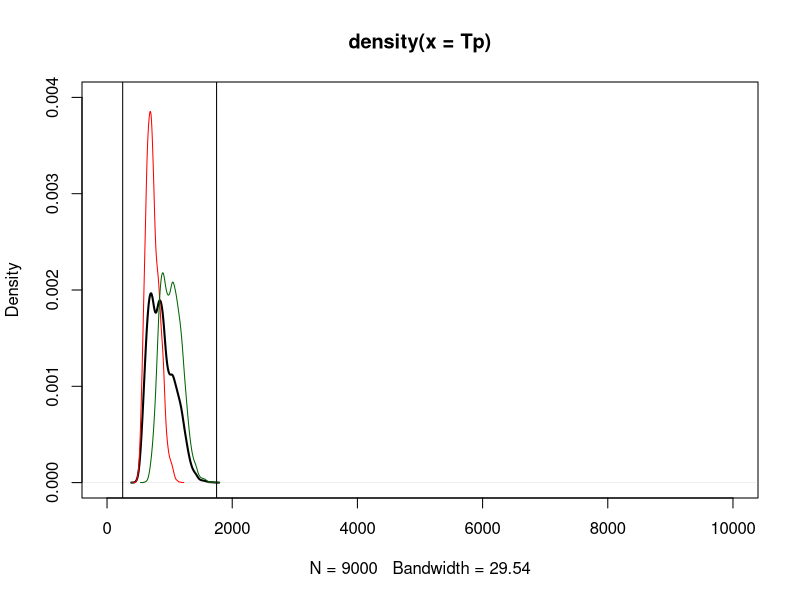
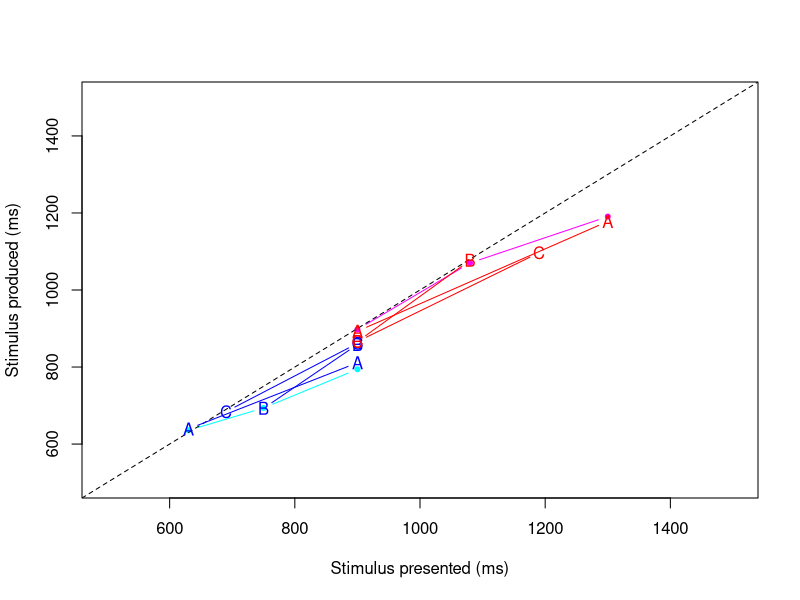

Source code (R) for these figures, in order:
require(plyr)
require(data.table)
#require(Cairo)
#CairoWin()
# Uncomment the previous two lines to use the Cairo package. This will prompt a new window
# where the plot, antialiased, will be generated, as RStudio for Windows does not antialise plots.

# Parameters
params <- list(
  a = 1.1, 
  b = 0.015, 
  t0 = 11,
  decay = 0.5,
  tau = 20,
  subjects = 50, 
  numBlocks = 2,
  trials = 90,
  groups = c("a", "b", "c")
)

# Check if value is even, returns 1 if TRUE, returns 2 if FALSE:
is.even <- function(number){
  if(number %% 2 == 0){
    1
  }
  else{
    2
  }
}

# Act-R noise
actr.noise <- function(sd,n=1) {
  rand <- runif(n,min=0.0001,max=0.9999)
  sd * log((1 - rand ) / rand)
}

# Miliseconds to pulses
msecToPulses <- function(t) {
  tick <- params$t0
  timeCounter <- tick
  tickCounter <- 0
  while(timeCounter <= t){
    sd <- params$b * params$a * tick
    tick <- params$a * tick + actr.noise(sd)
    timeCounter <- timeCounter + tick
    tickCounter <- tickCounter + 1
  }
  tickCounter
}

# Pulses to miliseconds
pulsesToMsec <- function(p) {
  timeCounter <- 0
  tick <- params$t0
  while(p > 0){
    sd <- params$b * params$a * tick
    tick <- params$a * tick + actr.noise(sd)  
    timeCounter <- timeCounter + tick
    p <- p - 1
  }
  timeCounter
}

# Setting up the basics of the experiment  
setupExperiment <- function(currentSubject){
  time <- 0 #Real time on the experiment
  D <- matrix(NA, 35, 900) # Declarative memory
  block <- 1
  shortValuesB1 <- c(630, 750, 900)
  longValuesB1 <- c(900, 1080, 1300)
  shortValuesB2 <- c(630, 750, 690)
  longValuesB2 <- c(1300, 1080, 1190)
  anchorValueB2 <- 900
  fixation1 <- runif(1, 1500, 2000)
  fixation2 <- runif(1, 2000, 3000)
  group <- sample(params$groups, 1, replace = TRUE)
  shortSampleB1 <- sample(shortValuesB1, params$trials, replace = TRUE)
  longSampleB1 <- sample(longValuesB1, params$trials, replace = TRUE)
  shortSampleB2 <- sample(c(shortValuesB2[which(letters == group)], anchorValueB2),
                          params$trials, replace = TRUE)
  longSampleB2 <- sample(c(longValuesB2[which(letters == group)], anchorValueB2),
                         params$trials, replace = TRUE)
  list(
    time = time,
    subjectID = currentSubject,
    block = block,
    group = group,
    D = D,
    shortSampleB1 = shortSampleB1,
    longSampleB1 = longSampleB1,
    anchorValueB2 = anchorValueB2,
    shortSampleB2 = shortSampleB2,
    longSampleB2 = longSampleB2,
    fixation1 = fixation1,
    fixation2 = fixation2
  )
  
}

# Adding encounter to DM
addEncounter <- function(subjectInfo, pulse){
  tmp <- sum(!is.na(subjectInfo$D[pulse, ])) + 1
  subjectInfo$D[pulse, tmp] <- subjectInfo$time
  subjectInfo$time <- subjectInfo$time + subjectInfo$fixation1
  subjectInfo
}

# Retrieving encounter from DM
getEncounter <- function(subjectInfo, row){
  tmp <- subjectInfo$D[row,]
  if(length(tmp[!is.na(tmp)]) == 0){
    return(NA)
  }
  else{
    return(tmp[!is.na(tmp)])
  }
}

# Chunk activation level and decay
chunkActivation <- function(encounters, currentTime){
  if(currentTime < min(encounters)){
    return(NA)
  }
  else{
    sum((currentTime - encounters[encounters<currentTime])^params$decay)
  }
}

# Probability of retrieving chunk based on its activation
calculateProbability <- function(currentActivation, totalActivation){
  if(currentActivation >= totalActivation){
    prob <- (sum(currentActivation) / params$tau) / ( totalActivation / params$tau )
  }
  else{
    prob <- (sum(currentActivation) / params$tau) / ( totalActivation * 1.065 / params$tau )
  }
}

# Implementing blending
blending <- function(subjectInfo){
  blendedResponse <- 0
  totalActivation <- 0
  
  for(row in 1:nrow(subjectInfo$D)){
    numberOfPresentations <- sum(!is.na(subjectInfo$D[row, ]))
    if(numberOfPresentations > 0){
      encounters <- getEncounter(subjectInfo, row)
      currentActivation <- chunkActivation(encounters, subjectInfo$time)
      totalActivation <- totalActivation + currentActivation 
    }
  }
  for(row in 1:nrow(subjectInfo$D)){
    numberOfPresentations <- sum(!is.na(subjectInfo$D[row, ]))
    if(numberOfPresentations > 0){
      encounters <- getEncounter(subjectInfo, row)
      currentActivation <- chunkActivation(encounters, subjectInfo$time)
      prob <- calculateProbability(currentActivation, totalActivation)
      blendedResponse <- blendedResponse + (prob * row)
    }
  }
  blendedResponse
 
}

# Setting up an individual trial
experimentTrial <- function(currentCondition, currentBlock, subjectInfo){
  currentSample <- switch(currentBlock,
                          switch(currentCondition, 
                                 subjectInfo$shortSampleB1, 
                                 subjectInfo$longSampleB1),
                          switch(currentCondition, 
                                 subjectInfo$shortSampleB2, 
                                 subjectInfo$longSampleB2))
  
  for(i in 1:length(currentSample)){
    ts <- currentSample[i]
    subjectInfo$time <- subjectInfo$time + subjectInfo$fixation1
    pulse <- msecToPulses(ts)
    subjectInfo <- addEncounter(subjectInfo, pulse)
    blendedResponse <- blending(subjectInfo)
    
    # Modifying the response based on the previous one.

    if(i>1 && blendedResponse != (0 || msecToPulses((10 *
                                                     as.numeric(subjectInfo$subjectData[i - 1, 7])) /
                                                    tp ))){
      blendedResponse <- blendedResponse  -
        msecToPulses((10 * as.numeric(subjectInfo$subjectData[i - 1, 7])) / tp )
    }
    
    # Modifying the response based on the previous two ones.

    if(i>2 && blendedResponse != (0 || msecToPulses((5 *
                                                     as.numeric(subjectInfo$subjectData[i - 2, 7])) /
                                                    tp ))){
      blendedResponse <- blendedResponse  -
        msecToPulses((5 * as.numeric(subjectInfo$subjectData[i - 2, 7])) / tp )
    }
    
    # Modifying the response based on the size of the stimulus

    if(currentSample[i] == min(currentSample)) {
      blendedResponse <- blendedResponse * 0.95
      }
    else if(currentSample[i] == max(currentSample)) {
          blendedResponse <- blendedResponse * 1.05
    }
    else if(currentSample[i] != (max(currentSample) || min(currentSample))){
      switch(currentCondition, blendedResponse <- blendedResponse * 0.98,
             blendedResponse <- blendedResponse * 1.02)
    }
    
    tp <- pulsesToMsec(blendedResponse)

    
    subjectInfo$time <- subjectInfo$time + tp + subjectInfo$fixation2
    subjectInfo$subjectData <- rbind(subjectInfo$subjectData, c(subjectInfo$subjectID, 
                                                                subjectInfo$group, 
                                                                currentBlock,
                                                                currentCondition, i, ts, tp)) 
  }
  
  subjectInfo
}

# Training the model with the time stimulus
train <- function(currentCondition, currentBlock, subjectInfo){
  currentSample <- switch(currentBlock,
                          switch(currentCondition, 
                                 subjectInfo$shortSampleB1, 
                                 subjectInfo$longSampleB1),
                          switch(currentCondition, 
                                 subjectInfo$shortSampleB2, 
                                 subjectInfo$longSampleB2))
  for(i in 1:params$trials){
    ts <-  currentSample[i]
    subjectInfo$time <- subjectInfo$time + ts
    pulse <- msecToPulses(ts)
    subjectInfo <- addEncounter(subjectInfo, pulse)
  }
  subjectInfo
}

# Combining it all in the framework of the experiment
experiment <- function(){
  simulatedData <- data.frame(matrix(ncol=7, nrow=0))
  
  
  # Loop per subject
  for(subjectNumber in 1:params$subjects){
    for(currentBlock in 1:params$numBlocks){
      subjectInfo <- setupExperiment(subjectNumber)
      subjectInfo$D <- matrix(NA, 35, 900)
      subjectInfo <- train(is.even(subjectNumber), currentBlock, subjectInfo)
      subjectInfo <- experimentTrial(is.even(subjectNumber), currentBlock, subjectInfo)
      simulatedData <- rbind(simulatedData, subjectInfo$subjectData)
    }
    cat("Processed subject", subjectNumber, "of", params$subjects, "\n")
  }

  colnames(simulatedData) <- c("subject ID", "Group", "Block", "Cond", "Trial", "Ts", "Tp")
  simulatedData

}

# Function for running the experiment and plotting

run <- function(){
  experiment <- experiment()
  setDT(experiment)
  experiment[,Tp := as.numeric(as.character(Tp))]
  experiment[,Ts := as.numeric(as.character(Ts))]
  experiment[,plot(density(Tp),lwd=2,xlim=c(0,10000), ylim=c(0,0.004))]
  experiment[Cond==1,lines(density(Tp),col="red")]
  experiment[Cond==2,lines(density(Tp),col="darkgreen")]
  ssDev <- experiment[Block==1 & Tp>250 & Tp<1750,list(SsDev=mean(Tp)-mean(Ts)),by=list(`subject ID`)]
  experiment <- merge(experiment,ssDev,by="subject ID")
  abline(v=250)
  abline(v=1750)
  
  ## Create means per participant:
  plotdat <- experiment[,list(mTp=mean(Tp),nTp=length(Tp),sdTp=sd(Tp)),by=list(Ts,Group, Block, Cond, Trial, `subject ID`)]
  
  plotdat <- plotdat[,list(mTp=mean(mTp),sdTp=sd(mTp)),by=list(Cond, Ts, Block, Group)]
  
  plotdatBlock1 <- plotdat[Block==1,list(mTp=mean(mTp),sdTp=sd(mTp)),by=list(Block,Cond,Ts)]
  
  setkey(plotdatBlock1,Ts)
  plotdatBlock1[Cond==1,plot(Ts,mTp,type="b",pch=20,xlim=c(500,1500),ylim=c(500,1500), col="cyan", xlab="Stimulus presented (ms)", ylab="Stimulus produced (ms)")]
  plotdatBlock1[Cond==2,lines(Ts,mTp,type="b",pch=20,xlim=c(500,1500),ylim=c(500,1500),col="magenta")]
  
  abline(a=0,b=1,lty=2)
  
  plotdatBlock2 <- plotdat[Block==2,]
  setkey(plotdatBlock2,Ts)
  
  for (group in c("a","b","c")) {
    plotdatBlock2[Group==group & Cond==1,
                  lines(Ts,mTp,type="b",pch=toupper(group), col="blue")]
    plotdatBlock2[Group==group & Cond==2,
                  lines(Ts,mTp,type="b",pch=toupper(group), col="red")]
  }
  
}
  
## RUN THE EXPERIMENT ##
run()


